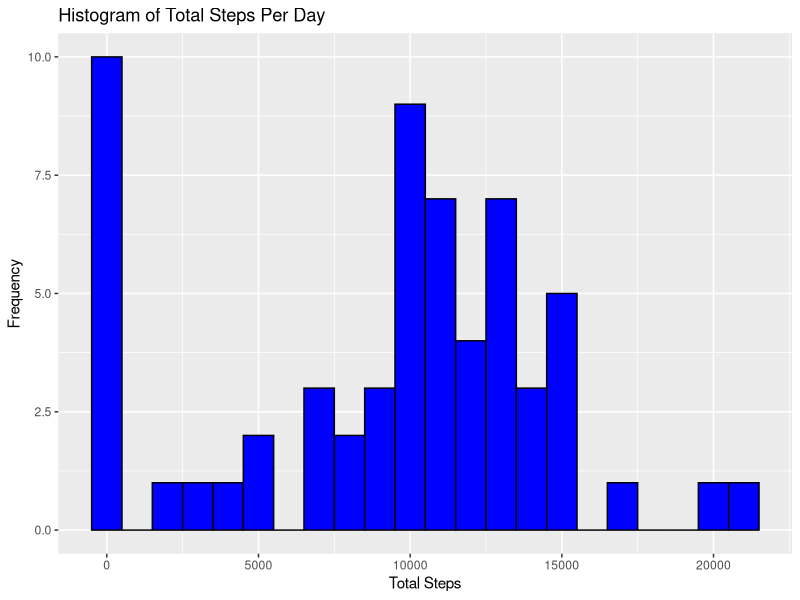
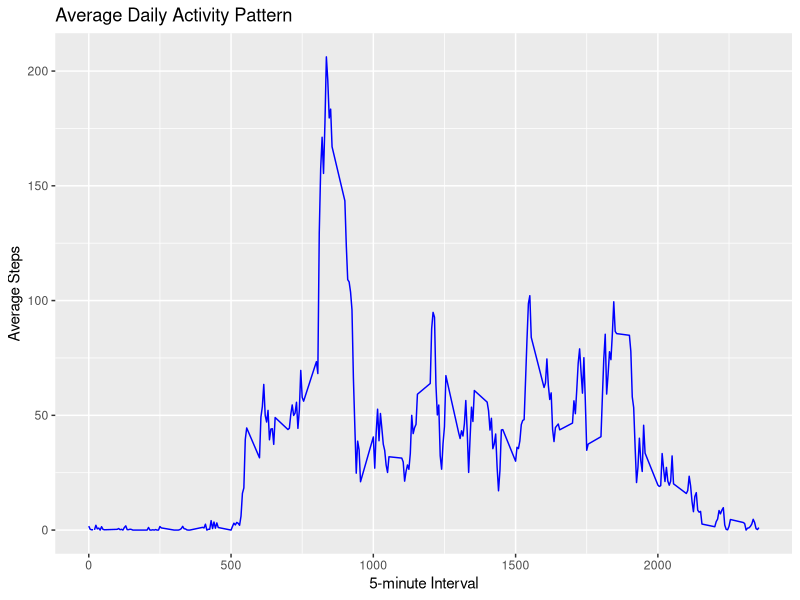
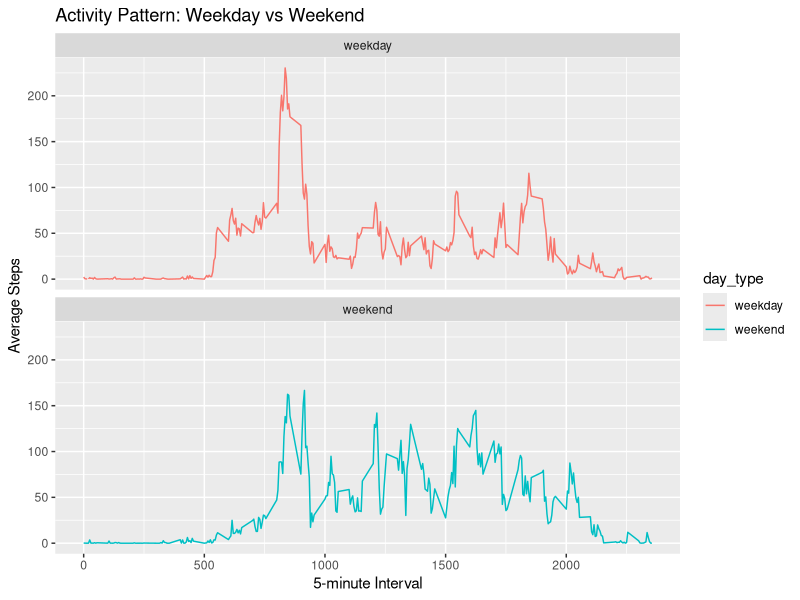

These charts were generated, in order, by the following R code:
## ---- chunk 1
# Load the necessary libraries
library(dplyr)
library(ggplot2)

# Load the data
Data <- read.csv("activity.csv")

# Convert date column to Date class
Data$date <- as.Date(Data$date, format="%Y-%m-%d")

# Display summary of the data
summary(Data)




## What is mean total number of steps taken per day?
# Calculate total steps per day
Steps.pr.Day <- Data %>%
  group_by(date) %>%
  summarise(total_steps = sum(steps, na.rm=TRUE))

# Display the first few rows
head(Steps.pr.Day)

# Plot histogram of total steps per day
ggplot(Steps.pr.Day, aes(x=total_steps)) +
  geom_histogram(binwidth=1000, fill="blue", color="black") +
  labs(title="Histogram of Total Steps Per Day", x="Total Steps", y="Frequency")

# Calculate the mean and median of total steps per day
mean_steps <- mean(Steps.pr.Day$total_steps, na.rm=TRUE)
median_steps <- median(Steps.pr.Day$total_steps, na.rm=TRUE)
mean_steps
median_steps



## What is the average daily activity pattern?
# Calculate average steps per 5-minute interval
Avg.Steps.per.Interval <- Data %>%
  group_by(interval) %>%
  summarise(average_steps = mean(steps, na.rm=TRUE))

# Plot the time series
ggplot(Avg.Steps.per.Interval, aes(x=interval, y=average_steps)) +
  geom_line(color="blue") +
  labs(title="Average Daily Activity Pattern", x="5-minute Interval", y="Average Steps")



## Imputing missing values
# Count the total number of missing values
total_missing <- sum(is.na(Data$steps))
total_missing

# Impute missing values with the average steps per interval
Complete.Data <- Data
for (i in 1:nrow(Complete.Data)) {
  if (is.na(Complete.Data$steps[i])) {
    interval_value <- Complete.Data$interval[i]
    Complete.Data$steps[i] <- Avg.Steps.per.Interval$average_steps[
      Avg.Steps.per.Interval$interval == interval_value]
  }
}

# Check the structure after imputation
str(Complete.Data)



## Are there differences in activity patterns between weekdays and weekends?
# Create a factor variable to differentiate weekdays and weekends
Complete.Data$day_type <- ifelse(weekdays(Complete.Data$date) %in% c("Saturday", "Sunday"), "weekend", "weekday")
Complete.Data$day_type <- as.factor(Complete.Data$day_type)

# Calculate average steps per interval by day type
Avg.Steps.DayType <- Complete.Data %>%
  group_by(interval, day_type) %>%
  summarise(average_steps = mean(steps, na.rm=TRUE))

# Plot the activity pattern for weekdays and weekends
ggplot(Avg.Steps.DayType, aes(x=interval, y=average_steps, color=day_type)) +
  geom_line() +
  facet_wrap(~day_type, ncol=1) +
  labs(title="Activity Pattern: Weekday vs Weekend", x="5-minute Interval", y="Average Steps")




